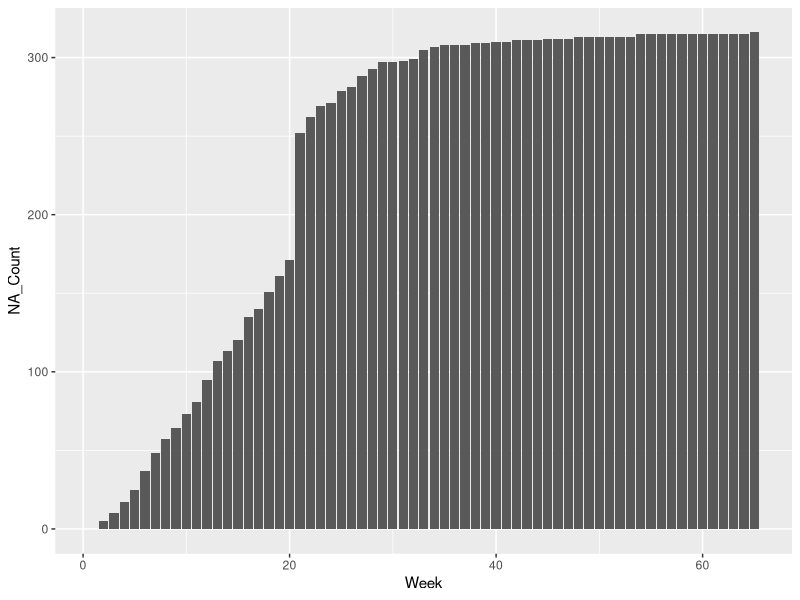
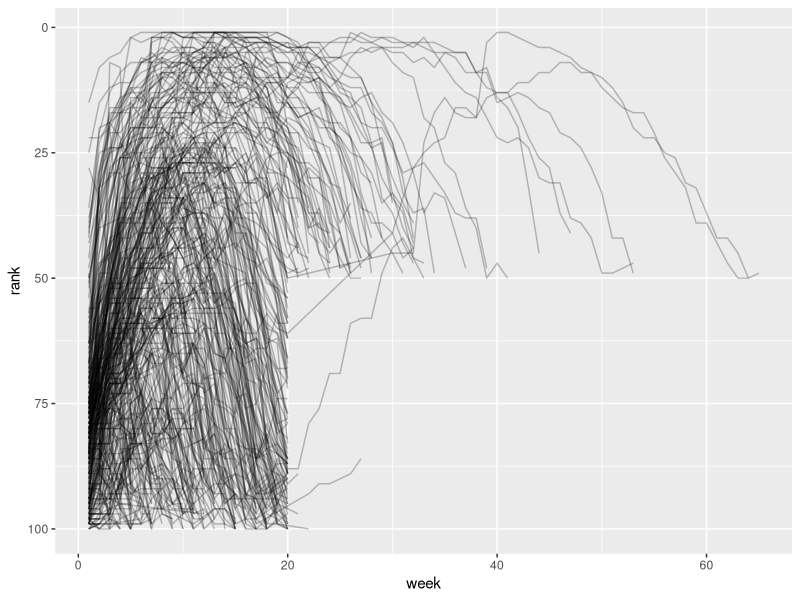

The R source for these figures, in order: (Note: this script raises an error after producing the figures.)
#First, we load our libraries

library(tidyverse)

#Three different representations of the same data

table1

table2

table3

#What makes these datasets tidy or not?

#Pivot Longer

billboard

billboard |> 
  pivot_longer(
    cols = starts_with("wk"), 
    names_to = "week", 
    values_to = "rank"
  )

#A common error is to forget the quotes around the variables when you're pivoting longer

#Let's look at the number of NAs in our data

billboard |>
  summarise_if(is.numeric, ~ sum(is.na(.x))) |>
  pivot_longer(is.numeric, names_to = "Week", values_to = "NA_Count") |>
  mutate(Week = parse_number(Week)) |>
  ggplot(aes(x = Week, y = NA_Count)) +
  geom_bar(stat = "identity")

#We will talk about the ~ notation later

billboard_longer <- billboard |> 
  pivot_longer(
    cols = starts_with("wk"), 
    names_to = "week", 
    values_to = "rank",
    values_drop_na = TRUE
  ) |> 
  mutate(
    week = parse_number(week)
  )

billboard_longer |> 
  ggplot(aes(x = week, y = rank, group = track)) + 
  geom_line(alpha = 0.25) + 
  scale_y_reverse()

#You can also pivot into multiple column names

who2

who2 |> 
  pivot_longer(
    cols = !(country:year),
    names_to = c("diagnosis", "gender", "age"), 
    names_sep = "_",
    values_to = "count"
  )

#Let's look at more complex information in the column names

household

household |> 
  pivot_longer(
    cols = !family, 
    names_to = c(".value", "child"), 
    names_sep = "_", 
    values_drop_na = TRUE
  )

#Or...

household |>
  mutate_all(as.character) |>
  pivot_longer(
    cols = !family,
    names_to = "Variable",
    values_to = "Data"
  ) |>
  mutate(Child = parse_number(Variable)) |>
  rowwise() |>
  mutate(Variable = str_split(Variable, "_")[[1]][[1]]) |>
  pivot_wider(names_from = Variable, values_from = Data)

#Now let's look at pivot_wider

cms_patient_experience |>
  distinct(measure_cd, measure_title)

cms_patient_experience |>
  pivot_wider(
    names_from = measure_cd,
    values_from = prf_Rate
  )

cms_patient_experience |>
  pivot_wider(
    id_cols = starts_with("org"),
    names_from = measure_cd,
    values_from = prf_rate
  )


